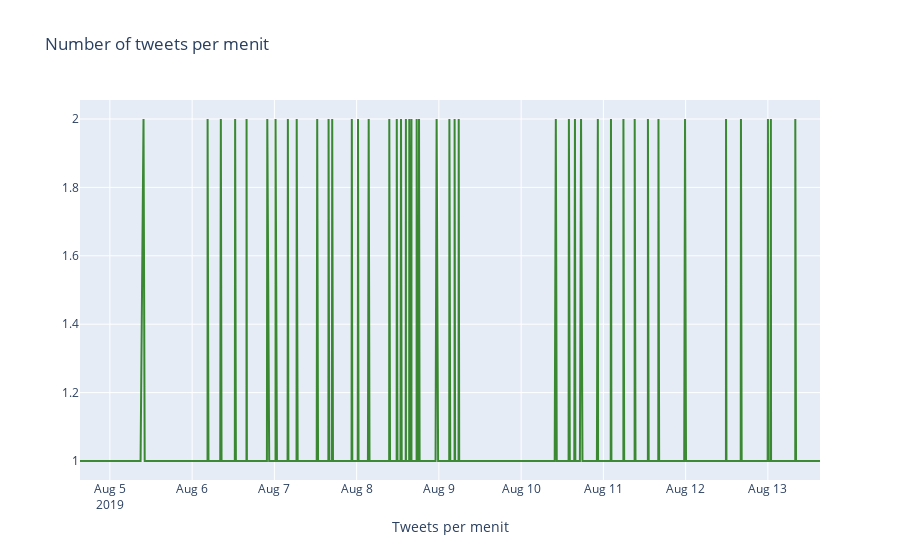

Notebook code for this chart:
### Markdown cell above
Menghitung jumlah tweets per menit

### Code cell
cnt_ = df['date'].value_counts()
cnt_ = cnt_.sort_index() 
trace1 = go.Scatter(
                    x = cnt_.index,
                    y = cnt_.values,
                    mode = "lines",
                    name = "citations",
                    marker = dict(color = 'rgba(16, 112, 2, 0.8)')
                    )

data = [trace1]
layout = dict(title = 'Number of tweets per menit',
              xaxis= dict(title= 'Tweets per menit',ticklen= 5,zeroline= False)
             )
fig = dict(data = data, layout = layout)
iplot(fig)

#print(cnt_)

### Figure 1 — Plotly figure (JSON) as saved in the notebook; plotly's stock layout.template omitted (floating-point values rounded to 4 significant figures; data arrays with more than 128 entries replaced by an {"elided": "..."} marker saying what was removed)
{"data": [{"marker": {"color": "rgba(16, 112, 2, 0.8)"}, "mode": "lines", "name": "citations", "type": "scatter", "x": {"elided": "2042 str values"}, "y": {"elided": "2042 int values"}}], "layout": {"title": {"text": "Number of tweets per menit"}, "xaxis": {"ticklen": 5, "title": {"text": "Tweets per menit"}, "zeroline": false}}}
